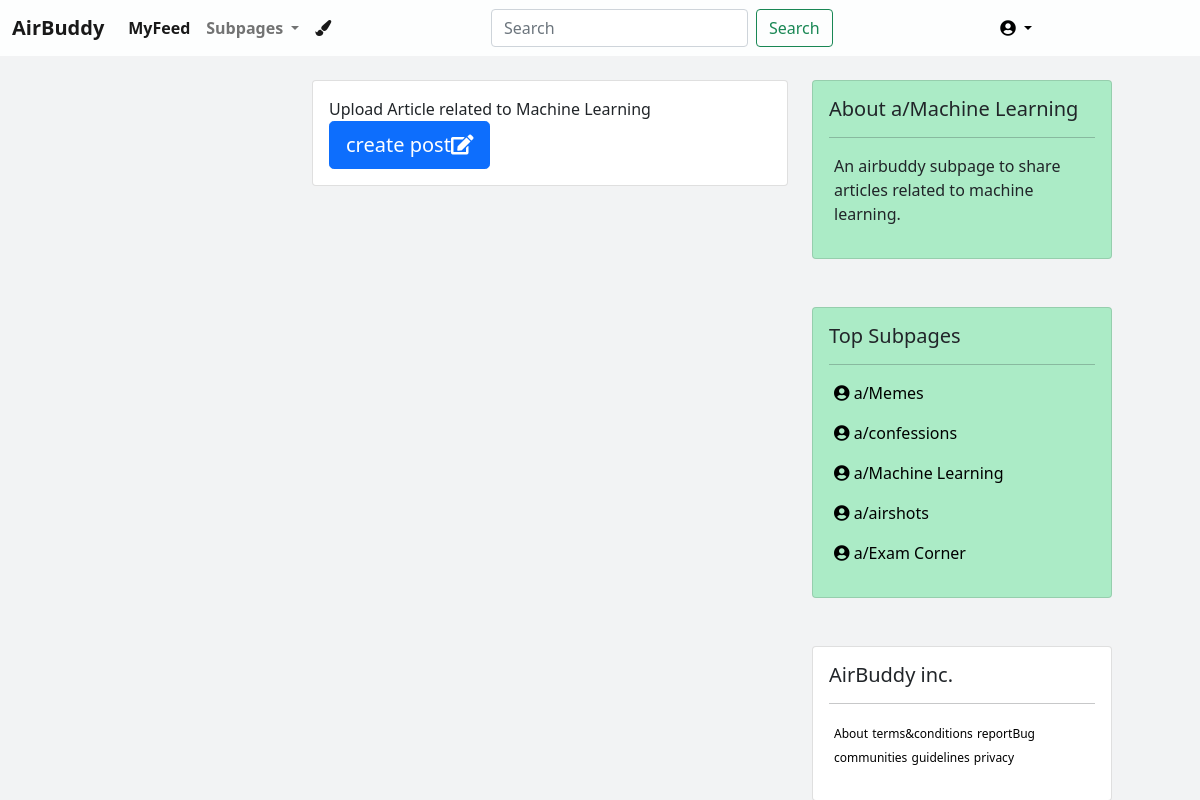
/a/ml/ (signed in), run on an earlier commit of the app's database.
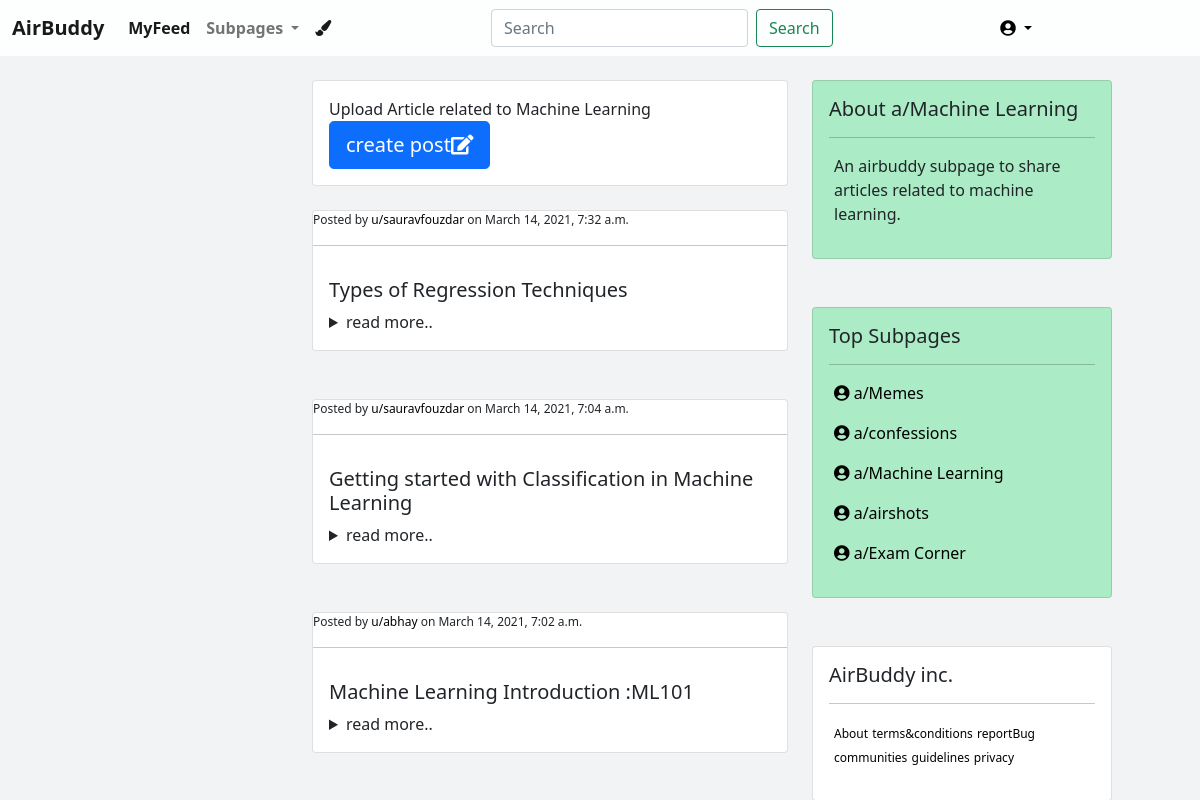
And on a later commit of the database.
### subpages/models.py (models this page shows, shortened)
class ml(models.Model):
    author = models.ForeignKey(
                        settings.AUTH_USER_MODEL,
                        on_delete=models.CASCADE,
                        related_name = 'ml_post',
                        )
    title = models.TextField(max_length=100)
    description = models.TextField(max_length=5000)
    created_on = models.DateTimeField(auto_now_add = True)

### subpages/views.py (the view)
# urls.py: url(r'^a/ml/$', views.ml_main, name='ml_main'),
@login_required
def ml_main(request):
    obj = ml.objects.all().order_by('-id')
    template_name = 'ml_main.html'
    context = {'obj':obj}
    return render(request, template_name, context)

### core/templates/ml_main.html (shortened to what this page needs)
{% extends 'base.html' %}
{% load static %}
{% block content %}
<br>
<div class="container-fluid">
    <div class="row">
        <div class="col-md-3">  </div>
        <div class="col-md-5">
            <div class="card" style="background-color: rgb(255, 255, 255);">
                <div class="card-body">
                Upload Article related to Machine Learning
                <a href="/a/ml/submit">
                <button type="button" class="btn btn-primary btn-lg">create post<i class="fa fa-edit"></i></button>
                </a>
                </div>
            </div>
            <br>
    {% for row in obj %}
        <div class="card">
            <p class="post-meta" style="font-size: 12px;margin: 0%;">Posted by
            <a href="#">u/{{row.author}}</a> on {{row.created_on}}</p><hr class="hr-light">
            <div class="card-body">
            <h5 class="card-title">{{row.title}}</h5>
            <details>
                <summary>read more..</summary>
              </details>
            </div>
        </div>
      <br> <br>
    {% endfor %}
    </div>
       <div class="col-md-4">
        <div class="card" style="width: 300px;background-color: #ABEBC6">
            <div class="card-body">
                <h5 class="card-title">About a/Machine Learning</h5>
                <hr class="hr-light">
            <p class="post-meta" style="margin-left: 5px;">
               An airbuddy subpage to share articles related to machine learning.
               </p>
        </div>
        </div>
        <br><br>
        <div class="card" style="width: 300px;background-color: #ABEBC6">
            <div class="card-body">
                <h5 class="card-title">Top Subpages</h5>
                <hr class="hr-light">
            <p class="post-meta" style="margin-left: 5px;">
                <a href="/a/memes"> <i class="fas fa-user-circle"></i> a/Memes</a>
               </p>
<p class="post-meta" style="margin-left: 5px;">
    <a href="/a/confessions">  <i class="fas fa-user-circle"></i> a/confessions</a>
               </p>
               <p class="post-meta" style="margin-left: 5px;">
                <a href="/a/ml">  <i class="fas fa-user-circle"></i> a/Machine Learning</a>
                           </p>
                           <p class="post-meta" style="margin-left: 5px;">
                            <a href="/a/airshots">  <i class="fas fa-user-circle"></i> a/airshots</a>
                                       </p>
                                       <p class="post-meta" style="margin-left: 5px;">
                                        <a href="/a/examCorner"> <i class="fas fa-user-circle"></i> a/Exam Corner</a>
                                                   </p>
        </div>
    </div>
        <br><br>
        <div class="card" style="width: 300px;">
            <div class="card-body">
                <h5 class="card-title">AirBuddy inc.</h5>
                <hr class="hr-light">
                <p style="margin-left: 5px;">
                    <a href=""> <small style="font-size: 12px;">About</small></a>
                    <a href=""><small style="font-size: 12px;">terms&conditions</small> </a>
                    <a href=""><small style="font-size: 12px;">reportBug</small> </a>
                    <a href=""><small style="font-size: 12px;">communities</small> </a>
                    <a href=""><small style="font-size: 12px;">guidelines</small> </a>
                    <a href=""><small style="font-size: 12px;">privacy</small> </a>
               </p>
        </div>
    </div>
</div>
{% endblock %}

### core/templates/base.html (shortened to what this page needs)
{% load static %}
<!doctype html>
<html lang="en">
  <head>
    <link href="https://cdn.jsdelivr.net/npm/bootstrap@5.0.0-beta2/dist/css/bootstrap.min.css" rel="stylesheet">
    <link rel="stylesheet" href="https://cdnjs.cloudflare.com/ajax/libs/font-awesome/4.7.0/css/font-awesome.min.css">
    <link rel="stylesheet" href="https://pro.fontawesome.com/releases/v5.10.0/css/all.css"/>
    <link rel="stylesheet" href="{% static 'style.css' %}">
  </head>
  <body>
    <nav class="navbar navbar-expand-lg navbar-light">
      <div class="container-fluid">
        <a class="navbar-brand" href="/"><strong>AirBuddy</strong></a>
        <div class="collapse navbar-collapse" id="navbarSupportedContent">
          <ul class="navbar-nav me-auto mb-2 mb-lg-0">
            <li class="nav-item">
              <a class="nav-link active" aria-current="page" href="/"><strong>MyFeed</strong></a>
            </li>
            <li class="nav-item dropdown">
              <a class="nav-link dropdown-toggle" href="#" id="navbarDropdown" role="button" data-bs-toggle="dropdown" aria-expanded="false">
                <strong>Subpages</strong>
              </a>
            </li>
            <li class="nav-item">
              <a class="nav-link active" aria-current="page" href="/a/submit/"><i class="fas fa-paint-brush"></i></a>
            </li>
          </ul>
          <ul class="navbar-nav me-auto mb-3 mb-lg-0">
            <form class="d-flex">
              <input class="form-control me-2" type="search" placeholder="Search" aria-label="Search">
              <button class="btn btn-outline-success" type="submit">Search</button>
            </form>
          </ul>
          <ul class="nav justify-content-end">
            {% if user.is_authenticated %}
                <li class="nav-item dropdown" style="margin-right: 140px;">
                  <a class="nav-link dropdown-toggle" href="#" id="navbarDropdown" role="button" data-bs-toggle="dropdown" aria-expanded="false">
                    <i class="fas fa-user-circle"></i>
                  </a>
              </li>
              {% else %}
            <li class="nav-item">
              <a class="nav-link active" aria-current="page" href="/accounts/login"><strong>Login/Signup </strong></a>
            </li>
            {% endif %}
          </ul>
        </div>
      </div>
    </nav>
{% block content %}
{% endblock %}
  </body>
</html>

### core/static/style.css (style rules this page uses)
body { background-color:#F2F3F4; }
.navbar { background: #FDFEFE!important; }
.nav-item a { color: black; }
p a { text-decoration: none; color: black; }

What changed in the data, as far as the page shows it:
added ml: author "sauravfouzdar", created_on "March 14, 2021, 7:32 a.m.", title "Types of Regression Techniques"
added ml: author "sauravfouzdar", created_on "March 14, 2021, 7:04 a.m.", title "Getting started with Classification in Machine Learning"
added ml: author "abhay", created_on "March 14, 2021, 7:02 a.m.", title "Machine Learning Introduction :ML101"
